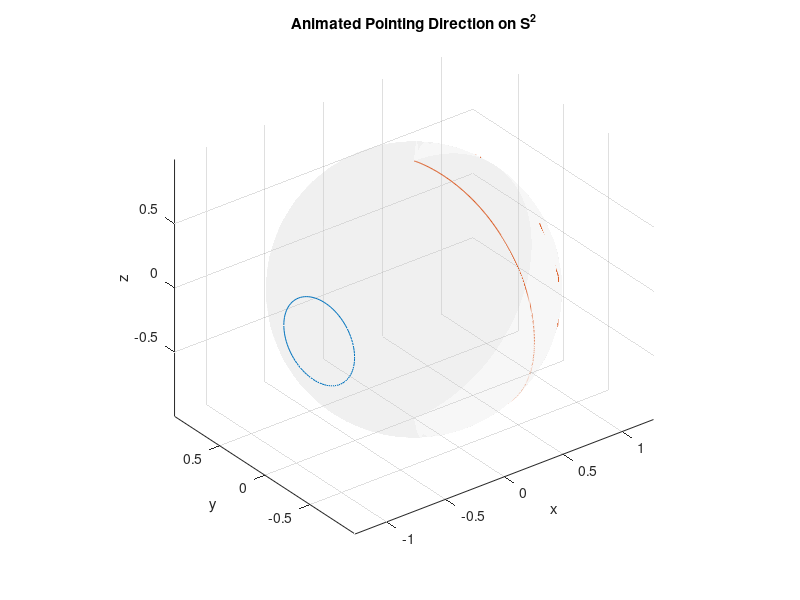

Here is the MATLAB script that generated this plot:
clc; clear; close all;

% === Simulation parameters ===
Tend = 10;
dt   = 0.002;
Nsim = round(Tend/dt) + 1;
t    = linspace(0, Tend, Nsim);

% === Parameters CBF ===
% Parameters for the circle

y = 180;  % Latitude in degrees
theta_safe = deg2rad(20);
r_safe = sin(theta_safe);
y_rad = deg2rad(y);
center_z = sin(y_rad);

k0 = 3;     % CBF gain
k1 = 3;     % CBF gain

% System parameters (V. Numerical Simulations)
c = 0.3;                             % Nm (s/rad)
J = diag([0.0294 0.0305 0.0495]);    % kg m^2
tau = zeros(3,1);

% Controller gains (29a, 29b)
K_r = diag([3 3 3]);
K_w = diag([7.056 7.320 11.88]) * 1e-1;

% Hat (skew) operator
S = @(x) [   0   -x(3)  x(2);
           x(3)    0   -x(1);
          -x(2)  x(1)    0 ];

% Initial conditions
Q = eye(3);
omega_d = zeros(3,1);

steps = size(0:10:360);
steps = steps(2);

% Storage
q_hist     = zeros(37, 3, Nsim);
% omega_hist = zeros(3, Nsim);
% u_hist     = zeros(3, Nsim);
% eq_hist    = zeros(3, Nsim);
% Psi_hist   = zeros(1, Nsim);

% Main simulation loop
for x = 1:steps
    % Convert degrees to Radians for computation 
    x_rad = deg2rad(x*10);
    
    % Calculate the circle's center in Cartesian coordinates
    center_x = cos(y_rad) * cos(x_rad);
    center_y = cos(y_rad) * sin(x_rad);

    obstacle  = [center_x;center_y;center_z];

    q = [0; 0; 1];
    q = q / norm(q);
    omega = [0; 0.3; 0];
    
    % Desired equilibrium
    q_d = [0; -0.0175; -0.9998];
    q_d = q_d / norm(q_d);
    q_dot = 0;

    for k = 1:Nsim
        if k == round(Tend/2/dt) % new desired goal for t >= 5 sec
            % New desired equilibrium points
            q_d = [1; 1; 1];
            q_d = q_d / norm(q_d);
            omega_d = zeros(3,1); 
        end
    
        % === Nominal Lyapunov control ====================================
        % Attitude error function (Eq. 8)
        Psi = 2 - sqrt(2) * sqrt(1 + q' * q_d);
    
        % Configuration error vector (Eq. 12)
        e_q = (1 / (sqrt(2) * sqrt(1 + q' * q_d))) * Q' * S(q_d) * q;
    
        % Angular velocity error
        e_w = omega - omega_d;
    
        % Control law (Eq. 28, reduced to S^2)
        u_nom = Q'* (-K_r * Q * e_q ...
            -K_w * e_w )...
            + S(omega) * J * omega ...
            + c * omega ...
            - tau;
        
        % === Control barrier function=====================================
        % Configuration error vector of safety barrier function
        h = cos(theta_safe) - q'*obstacle;
        h_dot = -(S(omega)*q)'*obstacle;
       
        Lfh = -obstacle'*(S(omega)*q);
        Lgh = 0;
        
        % L^2fg
        L2gh = 0;
        % L^2fh
        L2fh = (-S(omega)*obstacle)'*(S(omega)*q)+(S(obstacle)*q)'*(inv(J)*(-c*omega - S(omega)*J*omega));
        %LgLfh
        LgLfh = -(S(obstacle)*q)'/J;
        % Control effectiveness term
    
        % For Au <= b form
        A = LgLfh;
        b = -L2fh - k1*h_dot - k0*h;
    
        % Check constraint
        if A*u_nom <= b
            u = u_nom;
        else
            % Project onto the half-space(constraint boundary)
            u = u_nom - ((A*u_nom - b)/(A*A')) * A';
        end
    
        % --- Rigid body dynamics (Eq. 5)
        omega_dot = J \ (u - c*omega - S(omega)*J*omega + tau);
        omega = omega + dt * omega_dot;
    
        % --- Reduced attitude kinematics (Eq. 4)
        q_dot = S(omega) * q;
        q = q + dt * q_dot;
    
        % --- Enforce S^2 constraint
        q = q / norm(q);
    
        % --- Store
        q_hist(x,:,k)     = q;
        % omega_hist(:,k) = omega;
        % u_hist(:,k)     = u;
        % eq_hist(:,k)    = e_q;
        % Psi_hist(k)     = Psi;
    end
end

%% === Animation on S^2 ===
figure; clf; hold on; grid on; axis equal;
xlabel('x'); ylabel('y'); zlabel('z');
title('Animated Pointing Direction on S^2');
view(3);

% Draw sphere
[xs,ys,zs] = sphere(50);
surf(xs,ys,zs, ...
    'FaceAlpha',0.15,'EdgeColor','none','FaceColor',[0.8 0.8 0.8]);

for x = 1:steps
    cla;
    surf(xs,ys,zs, ...
    'FaceAlpha',0.15,'EdgeColor','none','FaceColor',[0.8 0.8 0.8]);

    % Get obstacle for this longitude step
    x_rad = deg2rad(x*10);
    center_x = cos(y_rad)*cos(x_rad);
    center_y = cos(y_rad)*sin(x_rad);
    obstacle  = [center_x; center_y; center_z];
    
    % Extract trajectory
    q_hist_current = squeeze(q_hist(x,:,:));
    
    % --- Compute safety circle ---
    theta = linspace(0,2*pi,100);
    v1 = null(obstacle');
    v1 = v1(:,1:2);
    
    circle_local = r_safe * ...
        (v1(:,1)*cos(theta) + v1(:,2)*sin(theta));
    
    circle_points = obstacle + circle_local;
    circle_points = circle_points ./ vecnorm(circle_points);
    
    plot3(circle_points(1,:), circle_points(2,:), circle_points(3,:))

    plot3(q_hist_current(1,1:k), q_hist_current(2,1:k), q_hist_current(3,1:k));
    plot3(q_hist_current(1,k), q_hist_current(2,k), q_hist_current(3,k));
        
                 
    drawnow;
    pause(0.5);
end
